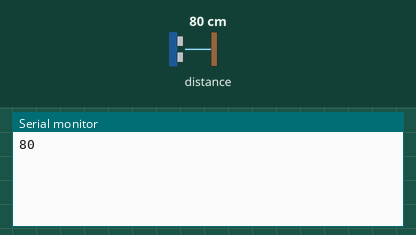
A sketch run on a simulated Arduino Uno, built with avr-gcc and run on an emulated ATmega328P. Shown: the last lines printed to the serial monitor. The inputs (shaded band) are chosen by the test bench; at power-on: distance to the obstacle 80 cm.

Above: at 1.2 s.
1.3 s: distance to the obstacle set to 2 cm
At 2.5 s:
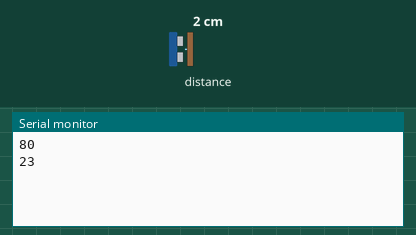
2.8 s: distance to the obstacle set to 4 cm
At 3.7 s:
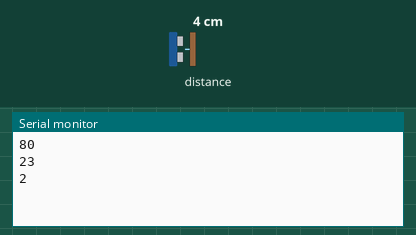
Timing chart, 0 to 5.8 s (numbered marks = the images above; inputs shaded):
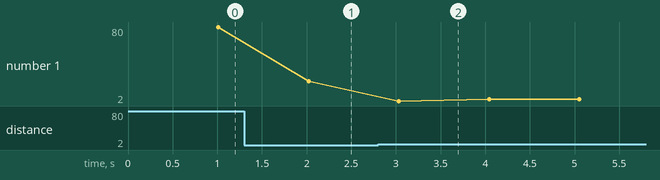

The sketch:

test_lidar_i2c.ino
```cpp
#include <LIDARLite.h>

/*------------------------------------------------------------------------------
  LIDARLite Arduino Library
  GetDistanceI2c
  This example shows how to initialize, configure, and read distance from a
  LIDAR-Lite connected over the I2C interface.
  Connections:
  LIDAR-Lite 5 Vdc (red) to Arduino 5v
  LIDAR-Lite I2C SCL (green) to Arduino SCL
  LIDAR-Lite I2C SDA (blue) to Arduino SDA
  LIDAR-Lite Ground (black) to Arduino GND

  (Capacitor recommended to mitigate inrush current when device is enabled)
  680uF capacitor (+) to Arduino 5v
  680uF capacitor (-) to Arduino GND
  See the Operation Manual for wiring diagrams and more information:
  http://static.garmin.com/pumac/LIDAR_Lite_v3_Operation_Manual_and_Technical_Specifications.pdf
------------------------------------------------------------------------------*/

#include <Wire.h>


LIDARLite myLidarLite;

void setup()
{
  Serial.begin(9600); // Initialize serial connection to display distance readings

  /*
    begin(int configuration, bool fasti2c, char lidarliteAddress)
    Starts the sensor and I2C.
    Parameters
    ----------------------------------------------------------------------------
    configuration: Default 0. Selects one of several preset configurations.
    fasti2c: Default 100 kHz. I2C base frequency.
      If true I2C frequency is set to 400kHz.
    lidarliteAddress: Default 0x62. Fill in new address here if changed. See
      operating manual for instructions.
  */
  myLidarLite.begin(0, true); // Set configuration to default and I2C to 400 kHz

  /*
    configure(int configuration, char lidarliteAddress)
    Selects one of several preset configurations.
    Parameters
    ----------------------------------------------------------------------------
    configuration:  Default 0.
      0: Default mode, balanced performance.
      1: Short range, high speed. Uses 0x1d maximum acquisition count.
      2: Default range, higher speed short range. Turns on quick termination
          detection for faster measurements at short range (with decreased
          accuracy)
      3: Maximum range. Uses 0xff maximum acquisition count.
      4: High sensitivity detection. Overrides default valid measurement detection
          algorithm, and uses a threshold value for high sensitivity and noise.
      5: Low sensitivity detection. Overrides default valid measurement detection
          algorithm, and uses a threshold value for low sensitivity and noise.
    lidarliteAddress: Default 0x62. Fill in new address here if changed. See
      operating manual for instructions.
  */
  myLidarLite.configure(1); // Change this number to try out alternate configurations

}

void loop()
{
  /*
    distance(bool biasCorrection, char lidarliteAddress)
    Take a distance measurement and read the result.
    Parameters
    ----------------------------------------------------------------------------
    biasCorrection: Default true. Take aquisition with receiver bias
      correction. If set to false measurements will be faster. Receiver bias
      correction must be performed periodically. (e.g. 1 out of every 100
      readings).
    lidarliteAddress: Default 0x62. Fill in new address here if changed. See
      operating manual for instructions.
  */

  // Take a measurement with receiver bias correction and print to serial terminal
  int a = 0;
  int nb_mesure = 100;
  //Serial.println(myLidarLite.distance());
  for(int i=0;i<nb_mesure;i++){
    a += myLidarLite.distance();
  }
  Serial.println(a/nb_mesure);
  delay(0);

}
```

Measured:
- after the input at 1.3 s, the serial monitor: prints a new line after 0.72 s (image 1)
- plotted number 1: 80 → 23 after the input at 1.3 s, 23 → 4 after the input at 2.8 s
